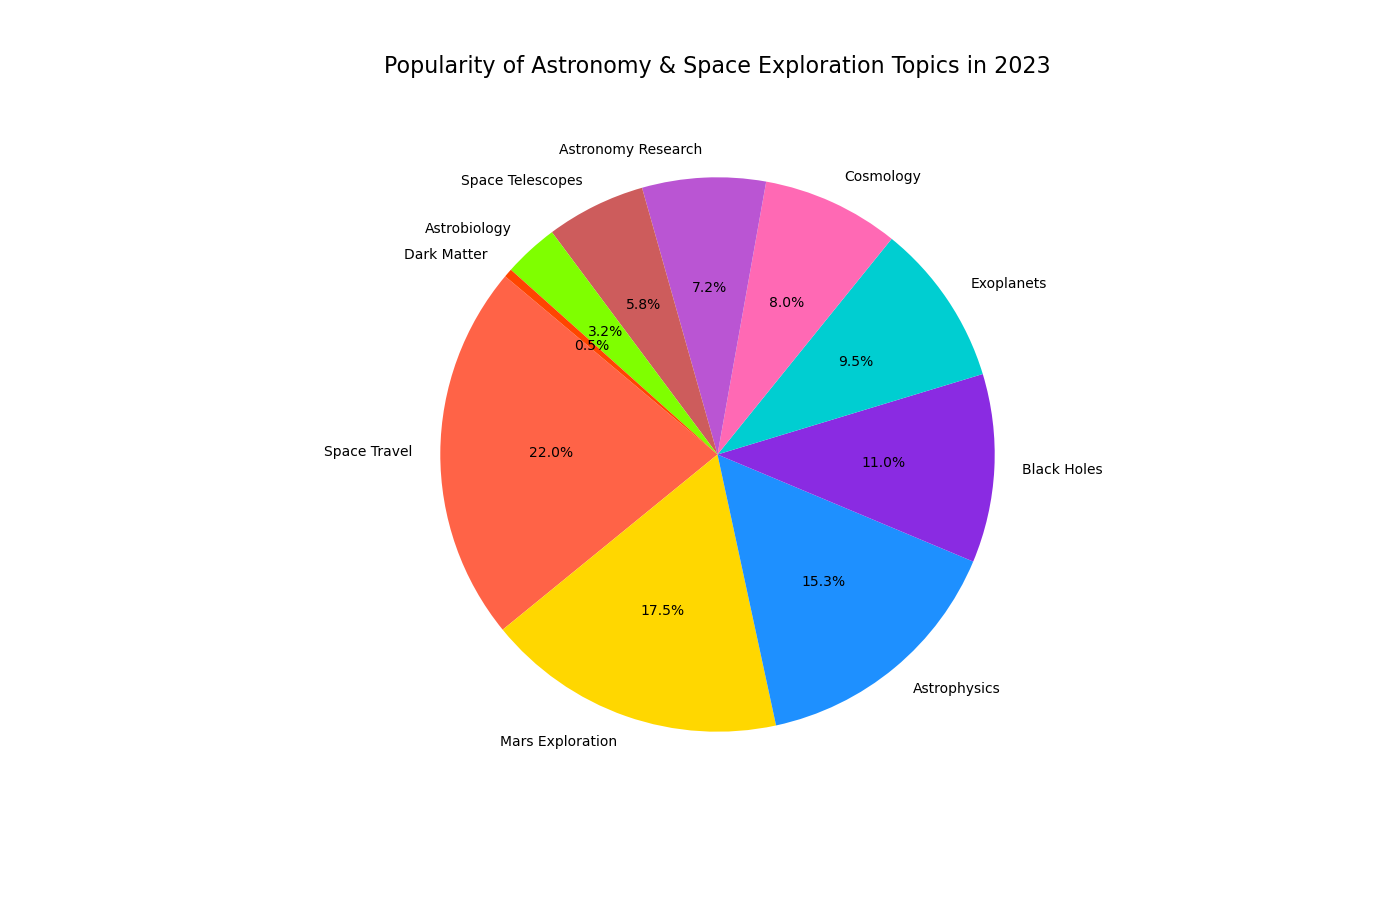

Reproduce this figure in Python.

import matplotlib.pyplot as plt

# Data points
categories = [
    'Space Travel', 'Mars Exploration', 'Astrophysics', 'Black Holes', 'Exoplanets', 
    'Cosmology', 'Astronomy Research', 'Space Telescopes', 'Astrobiology', 'Dark Matter'
]

popularity = [
    22.0, 17.5, 15.3, 11.0, 9.5, 
    8.0, 7.2, 5.8, 3.2, 0.5
]

# Colors for each section
colors = [
    '#FF6347', '#FFD700', '#1E90FF', '#8A2BE2', '#00CED1',
    '#FF69B4', '#BA55D3', '#CD5C5C', '#7FFF00', '#FF4500'
]

# Resize the chart
plt.figure(figsize=(14, 9))

# Create the pie chart
plt.pie(popularity, labels=categories, colors=colors, autopct='%1.1f%%', startangle=140)

# Set the title
plt.title('Popularity of Astronomy & Space Exploration Topics in 2023', fontsize=16, pad=25)

# Display the chart
plt.show()
